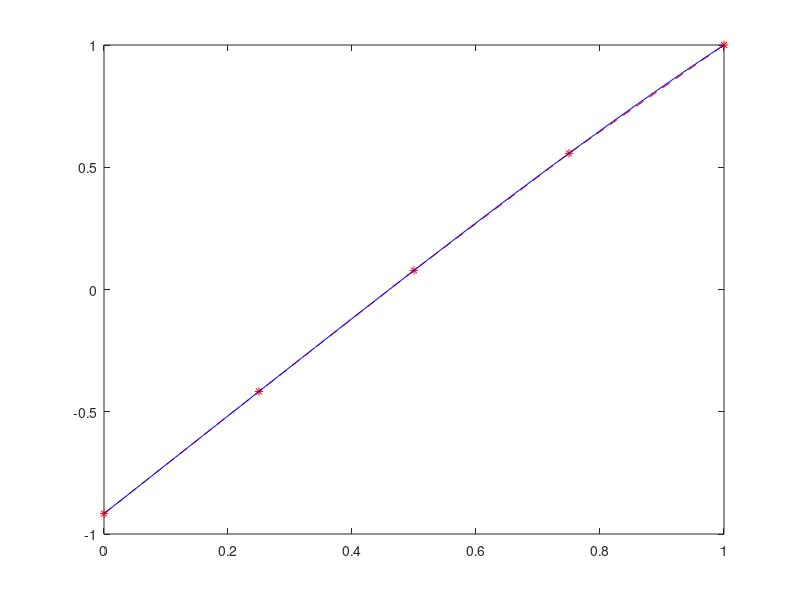

The MATLAB source for this figure:
clear all
clc

Ne=4;
le=1/Ne;
%exactly solution
x = 0:1/Ne:1;
xe=0:1/100:1
for i=1:size(xe,2)
y(i) = - xe(i)^4/12 + 2*xe(i) - 11/12;
end
%FEM Solution
%Stiffness matrix
Ke = 1/le*[1 -1;
        -1 1];
%Global matrix
Kg=zeros(Ne+1,Ne+1);
 s=0;
for n=1:Ne
    for i=1:2
        for j=1:2
            Kg(i+s,j+s)= Kg(i+s,j+s)+Ke(i,j);
        end 
    end
   s=s+1;
end

Fg=zeros(Ne+1,1);
 for i=1: Ne
   % Fe1=((i^4-(i-1)^4-4*(i-1)^3)/(12*Ne^3));
   % Fe2=((i^4-(i-1)^4)/(4*Ne^3));
  Fe1=1/le*(le*i/3*((le*i)^3-(le*(i-1))^3)-1/4*((le*i)^4-(le*(i-1))^4));
  Fe2=1/le*(1/4*((le*i)^4-(le*(i-1))^4)-le*(i-1)/3*((i*le)^3-(le*(i-1))^3));
     Fg(i,1)=Fg(i,1)+Fe1;
     Fg(i+1,1)= Fg(i+1)+Fe2;
 end
Fg(Ne)=Fg(Ne)-Kg(Ne,Ne+1)
Fg(1,1)=Fg(1,1)-2;
Kg(Ne+1,:)=[];
Kg(:,Ne+1)=[];
Fg(Ne+1)=[];
Fg
d= Kg\Fg;
d=[d;1];
plot(x,d,'r*--',xe,y,'b-')